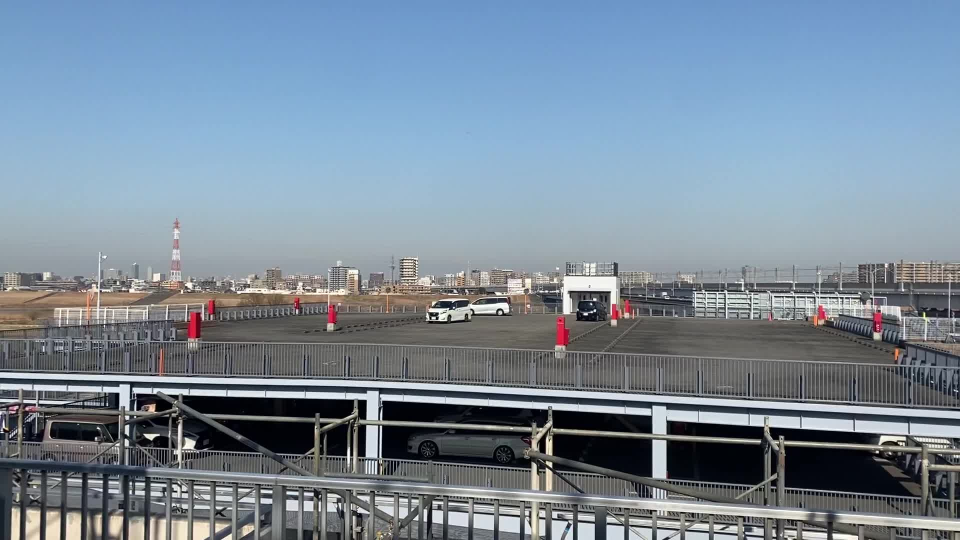
#> input picture frame001.jpg, 1920 x 1080 px (shown at 1/2 size)
$ python stitch.py
#> lines starting #> are read from the running program, lines starting #| are printed output that depends on the picture; after the words box and inside, x2 and y2 are one past the last pixel; in counts of white or black regions, pixels touching at a corner belong together
### Stitcher.py
# import the necessary packages
import numpy as np
import imutils
import cv2

class Stitcher:
    def __init__(self):
        # determine if we are using OpenCV v3.X
        self.isv3 = imutils.is_cv3(or_better=True)

    def stitch(self, images, ratio=0.75, reprojThresh=4.0,showMatches=True):
        # unpack the images, then detect keypoints and extract
        # local invariant descriptors from them
        (imageB, imageA) = images
        (kpsA, featuresA) = self.detectAndDescribe(imageA)
        (kpsB, featuresB) = self.detectAndDescribe(imageB)
        # match features between the two images
        M = self.matchKeypoints(kpsA, kpsB,
                                featuresA, featuresB, ratio, reprojThresh)
        # if the match is None, then there aren't enough matched
        # keypoints to create a panorama
        #print(M)
        if M is None:
            return None
            # otherwise, apply a perspective warp to stitch the images
            # together
        (matches, H, status) = M
        result = cv2.warpPerspective(imageA, H,
                                         (imageA.shape[1] + imageB.shape[1], imageA.shape[0]))
        result[0:imageB.shape[0], 0:imageB.shape[1]] = imageB
        # check to see if the keypoint matches should be visualized
        if showMatches:
            vis = self.drawMatches(imageA, imageB, kpsA, kpsB, matches,
                                    status)
            # return a tuple of the stitched image and the
            # visualization
            return (result, vis)
        # return the stitched image
        return result


    def detectAndDescribe(self, image):
        # convert the image to grayscale
        gray = cv2.cvtColor(image, cv2.COLOR_BGR2GRAY)
        # check to see if we are using OpenCV 3.X
        if self.isv3:
            # detect and extract features from the image
            descriptor = cv2.xfeatures2d.SIFT_create()
            (kps, features) = descriptor.detectAndCompute(image, None)
        # otherwise, we are using OpenCV 2.4.X
        else:
            # detect keypoints in the image
            detector = cv2.FeatureDetector_create("SIFT")
            kps = detector.detect(gray)
            # extract features from the image
            extractor = cv2.DescriptorExtractor_create("SIFT")
            (kps, features) = extractor.compute(gray, kps)
        # convert the keypoints from KeyPoint objects to NumPy
        # arrays
        kps = np.float32([kp.pt for kp in kps])
        # return a tuple of keypoints and features
        return (kps, features)

    def matchKeypoints(self, kpsA, kpsB, featuresA, featuresB,
        ratio, reprojThresh):
        # compute the raw matches and initialize the list of actual
        # matches
        matcher = cv2.DescriptorMatcher_create("BruteForce")
        rawMatches = matcher.knnMatch(featuresA, featuresB, 2)
        matches = []
        # loop over the raw matches
        for m in rawMatches:
            # ensure the distance is within a certain ratio of each
            # other (i.e. Lowe's ratio test)
            if len(m) == 2 and m[0].distance < m[1].distance * ratio:
                matches.append((m[0].trainIdx, m[0].queryIdx))
# computing a homography requires at least 4 matches
            if len(matches) > 4:
                # construct the two sets of points
                ptsA = np.float32([kpsA[i] for (_, i) in matches])
                ptsB = np.float32([kpsB[i] for (i, _) in matches])
                # compute the homography between the two sets of points
                (H, status) = cv2.findHomography(ptsA, ptsB, cv2.RANSAC,
                    reprojThresh)
                # return the matches along with the homograpy matrix
                # and status of each matched point
                return (matches, H, status)
                # otherwise, no homograpy could be computed
        return None

    def drawMatches(self, imageA, imageB, kpsA, kpsB, matches, status):
        # initialize the output visualization image
        (hA, wA) = imageA.shape[:2]
        (hB, wB) = imageB.shape[:2]
        vis = np.zeros((max(hA, hB), wA + wB, 3), dtype="uint8")
        vis[0:hA, 0:wA] = imageA
        vis[0:hB, wA:] = imageB
        # loop over the matches
        for ((trainIdx, queryIdx), s) in zip(matches, status):
            # only process the match if the keypoint was successfully
            # matched
            if s == 1:
                # draw the match
                ptA = (int(kpsA[queryIdx][0]), int(kpsA[queryIdx][1]))
                ptB = (int(kpsB[trainIdx][0]) + wA, int(kpsB[trainIdx][1]))
                cv2.line(vis, ptA, ptB, (0, 255, 0), 1)
        # return the visualization
        return vis

### stitch.py
# import the necessary packages
from Stitcher import Stitcher
import argparse
import imutils
import cv2

# load the two images and resize them to have a width of 400 pixels
# (for faster processing)
imageA = cv2.imread("frame001.jpg")
#> imageA is the input picture: shape (1080, 1920, 3); mean B, G, R 153.9, 138.5, 122.2
imageB = cv2.imread("frame008.jpg")
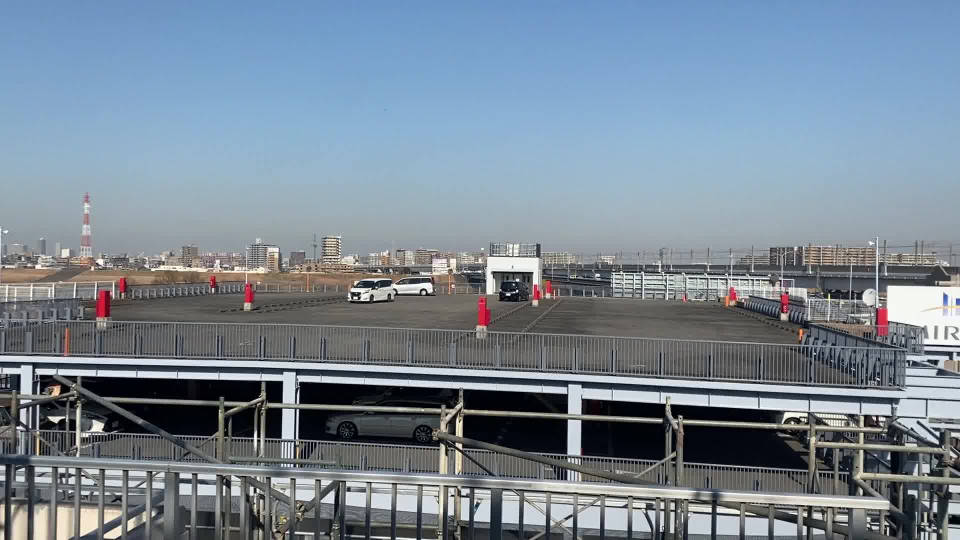
#> input picture frame008.jpg, 1920 x 1080 px (shown at 1/2 size)
#> imageB is the input picture: shape (1080, 1920, 3); mean B, G, R 149.1, 135.8, 121.1
imageA = imutils.resize(imageA, width=400)
#> imageA: shape (225, 400, 3)
imageB = imutils.resize(imageB, width=400)
#> imageB: shape (225, 400, 3)
stitcher = Stitcher()
# stitch the images together to create a panorama
(result, vis) = stitcher.stitch([imageA, imageB], showMatches=True)
#> in detectAndDescribe, `gray = cv2.cvtColor(image, cv2.COLOR_BGR2GRAY)`:
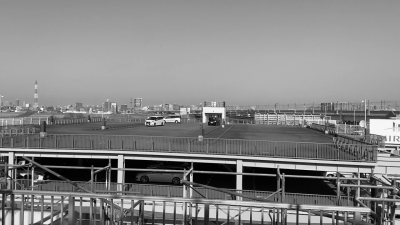
#> gray: shape (225, 400); min 0, max 249, mean 132.9
#> in detectAndDescribe, `kps = detector.detect(gray)`: kps = 628 keypoints; strongest (x, y, size): (40, 178, 3.4), (23, 175, 2.1), (23, 163, 2.5), (114, 163, 4.8)
#> in detectAndDescribe, `kps = np.float32([kp.pt for kp in kps])`: kps = 628 pairs, first value 3.03 to 396.7, second value 74.62 to 221.8
#> in stitch, `(kpsA, featuresA) = self.detectAndDescribe(imageA)`: kpsA has the same summary as kps in detectAndDescribe
#> in detectAndDescribe (call 2), `gray = cv2.cvtColor(image, cv2.COLOR_BGR2GRAY)`:
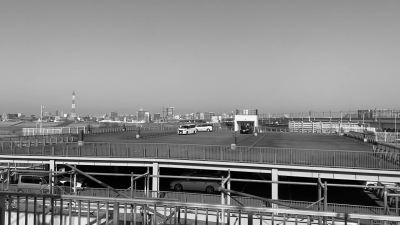
#> gray: shape (225, 400); min 1, max 251, mean 135.4
#> in detectAndDescribe (call 2), `kps = detector.detect(gray)`: kps = 571 keypoints; strongest (x, y, size): (62, 182, 1.9), (79, 185, 2.9), (229, 185, 2.3), (151, 168, 2.7)
#> in detectAndDescribe (call 2), `kps = np.float32([kp.pt for kp in kps])`: kps = 571 pairs, first value 2.53 to 396.9, second value 105.9 to 222
#> in stitch, `(kpsB, featuresB) = self.detectAndDescribe(imageB)`: kpsB has the same summary as kps in detectAndDescribe
#> in matchKeypoints, `rawMatches = matcher.knnMatch(featuresA, featuresB, 2)`: rawMatches = 628 matches
#> the loop in matchKeypoints, `for m in rawMatches: # ensure the distance is within a certain ratio o..` made 25 passes
#> status on pass 25: [1, 1, 1, 1, 1]
#> after the loop in matchKeypoints, `for m in rawMatches:`: matches = [(101, 12), (102, 13), (107, 20), (108, 21), (109, 24)]
#> in stitch, `M = self.matchKeypoints(kpsA, kpsB, featuresA, featuresB, ratio, repro..`: M = ([(101, 12), (102, 13), (107, 20), (108, 21), (109, 24)], [[1.17, -0.634, 50.76], [5.11, -2.59, 236], [0.0317, -0.013, 1]], [1, 1, 1, 1, 1])
#> in stitch, `(matches, H, status) = M`: H = [[1.17, -0.634, 50.76], [5.11, -2.59, 236], [0.0317, -0.013, 1]]; status = [1, 1, 1, 1, 1]
#> in stitch, `result = cv2.warpPerspective(imageA, H, (imageA.shape[1] + imageB.shap..`:
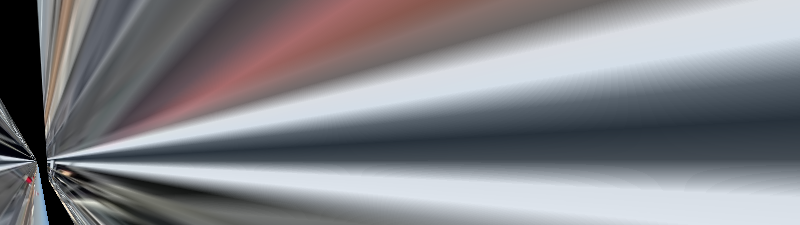
#> result: shape (225, 800, 3); mean B, G, R 134.4, 129.3, 128.8
#> in stitch, `result[0:imageB.shape[0], 0:imageB.shape[1]] = imageB`:
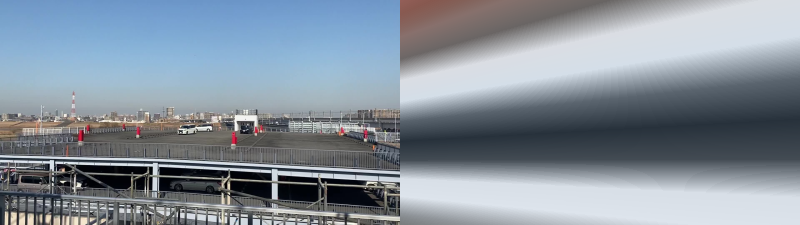
#> result: shape (225, 800, 3); mean B, G, R 155.2, 143.9, 132.9
#> in drawMatches, `vis[0:hB, wA:] = imageB`:
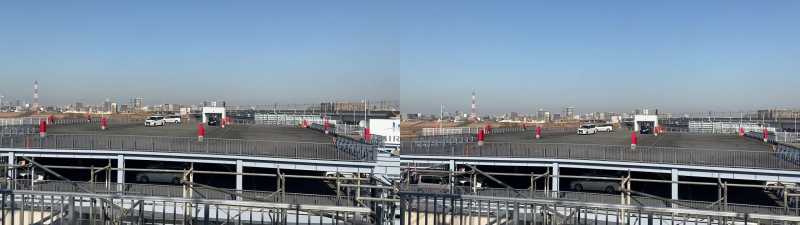
#> vis: shape (225, 800, 3); mean B, G, R 151.5, 137.1, 121.6
#> the loop in drawMatches, `for ((trainIdx, queryIdx), s) in zip(matches, status):` made 5 passes
#> (trainIdx, queryIdx, ptA, ptB) on passes 1 to 5: (101, 12, (10, 156), (451, 163)), (102, 13, (10, 156), (451, 163)), (107, 20, (13, 146), (455, 154)), (108, 21, (14, 151), (455, 159)), (109, 24, (16, 154), (456, 162))
#> after the loop in drawMatches, `for ((trainIdx, queryIdx), s) in zip(matches, status):`:
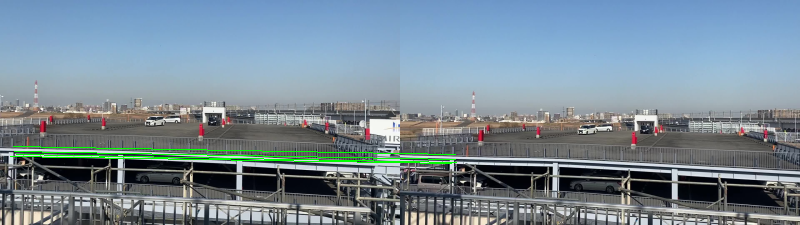
#> vis: shape (225, 800, 3); 0.98% of pixels changed, all inside (x1, y1, x2, y2) = (10, 146, 457, 164)
print(type(result))
#| <class 'numpy.ndarray'>
cv2.imwrite("Result.jpg", result)
